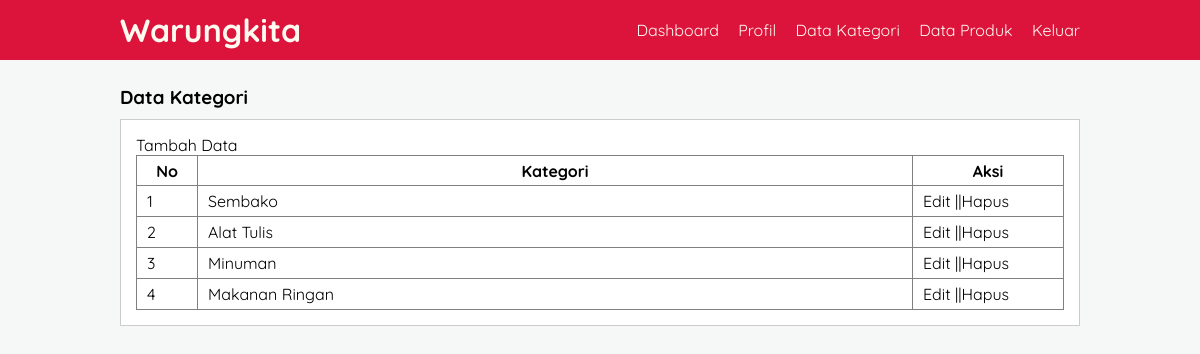
/data-kategori.php (signed in), run on the app's committed database.
### tables this page shows
CREATE TABLE `tb_category` (
  `category_id` int(11) NOT NULL,
  `category_name` varchar(25) NOT NULL
);

### data-kategori.php (the view, shortened to what this page needs)
<?php
    include 'db.php';
?>
<!DOCTYPE html>
<html lang="en">
<head>
    <link rel="stylesheet"  href="style.css">
</head>
<body>
   <header>
       <div class="container">
   <h1><a href="dashboard.php">Warungkita</a></h1>
   <ul>
    <li><a href="dashboard.php">Dashboard</a></li>
    <li><a href="Profil.php">Profil</a></li>
    <li><a href="data-kategori.php">Data Kategori</a></li>
    <li><a href="data-produk.php">Data Produk</a></li>
    <li><a href="keluar.php">Keluar</a></li>
   </ul>
   </div>
</header>
<div class="section">
    <div class="container">
        <h3>Data Kategori</h3>
        <div class="box">
            <p><a href="tambah-kategori.php">Tambah Data</a></p>
        <table border = "1" cellspacing="0"
        class="table">
            <thead>
                <tr>
                    <th width="60px">No</th>
                    <th>Kategori</th>
                    <th width="150px">Aksi</th>
                </tr>
            </thead>
            <tbody>
                <?php
                $no = 1;
                 $kategori = mysqli_query($conn, "SELECT * FROM tb_category ORDER BY category_id DESC");
                 if(mysqli_num_rows($kategori) > 0){
                 while($row = mysqli_fetch_array($kategori)){
                ?>
                    <tr>
                        <td><?php echo $no++ ?></td>
                        <td><?php echo $row['category_name'] ?></td>
                        <td>
                        <a href="edit-kategori.php?id=<?php echo $row['category_id'] ?>">Edit</a> ||<a href="proses-hapus.php?idk=<?php echo $row['category_id'] ?>" onclick="return confirm('Yakin ingin hapus ?')">Hapus</a>
                        </td>
                    </tr>
                    <?php }}else{ ?>
                    <tr>
                        <td colspan="3"> Tidak ada data</td>
                    </tr>
                        <?php } ?>
                </tbody>
        </table>
        </div>
    </div>
</div>
</body>
</html>

### style.css (style rules this page uses)
* { padding: 0; margin: 0; font-family: 'Quicksand', sans-serif; }
body { background-color: #f6f8f8; }
a { color: inherit; text-decoration: none; }
header { background-color: crimson; color: floralwhite; }
header h1 { float: left; padding: 10px 0; }
header ul { float: right; }
header ul li { display: inline-block; }
header ul li a { padding: 20px 0 20px 15px; display: inline-block; }
.container { width: 80%; margin: 0 auto; }
.container:after { content: ''; display: block; clear: both; }
.section { padding: 25px 0; }
.box { background-color: white; border: 1px solid #ccc; padding: 15px; box-sizing: border-box; margin: 10px 0 25px 0; }
.box:after { content: ''; display: block; clear: both; }
.table { width: 100%; border-collapse: collapse; }
.table tr { height: 30px; }
.table tr td { padding: 5px 10px; }

### data on the page
tb_category: category_name "Sembako"
tb_category: category_name "Alat Tulis"
tb_category: category_name "Minuman"
tb_category: category_name "Makanan Ringan"
